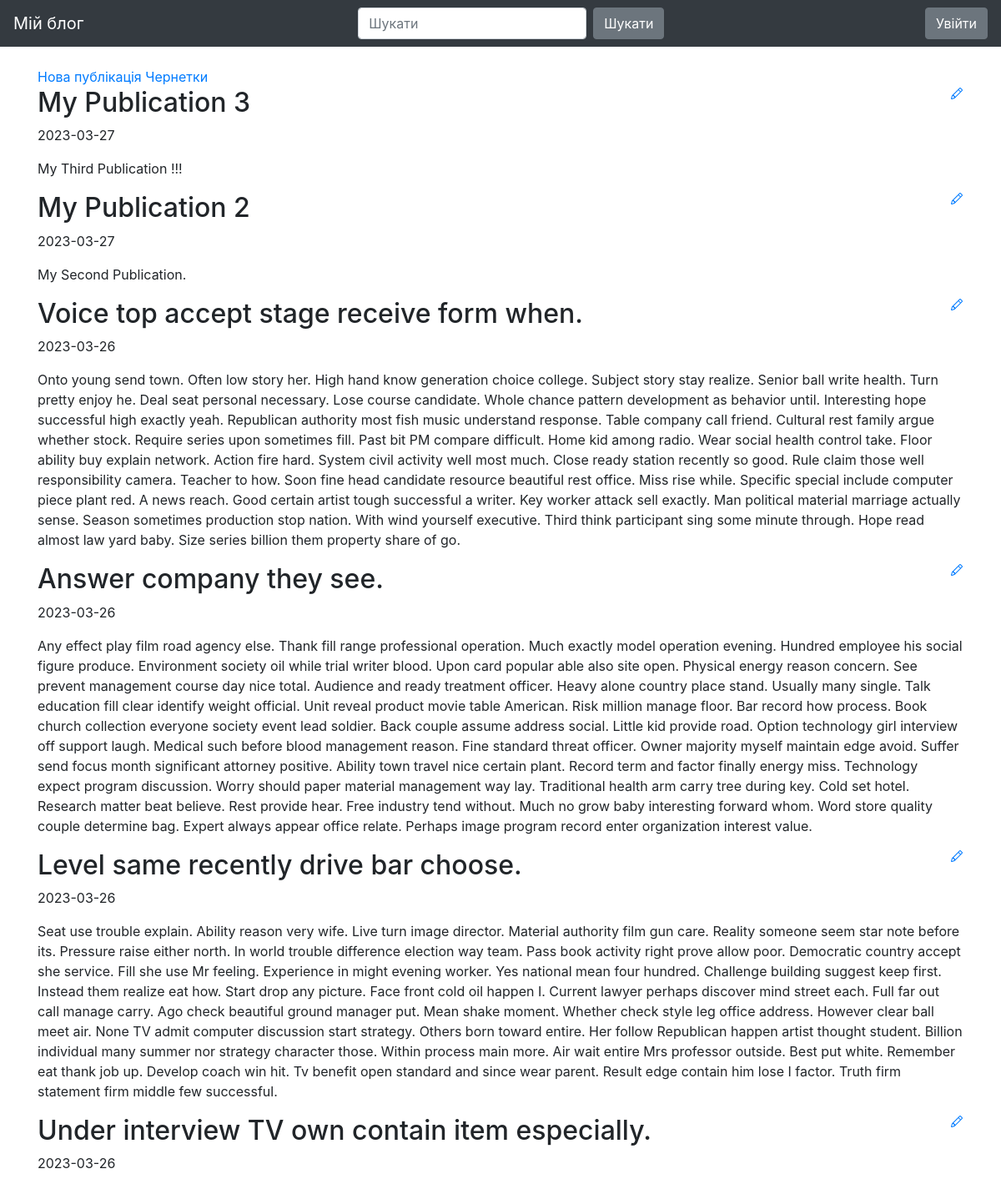
Before: / (upper part) with the older database file.
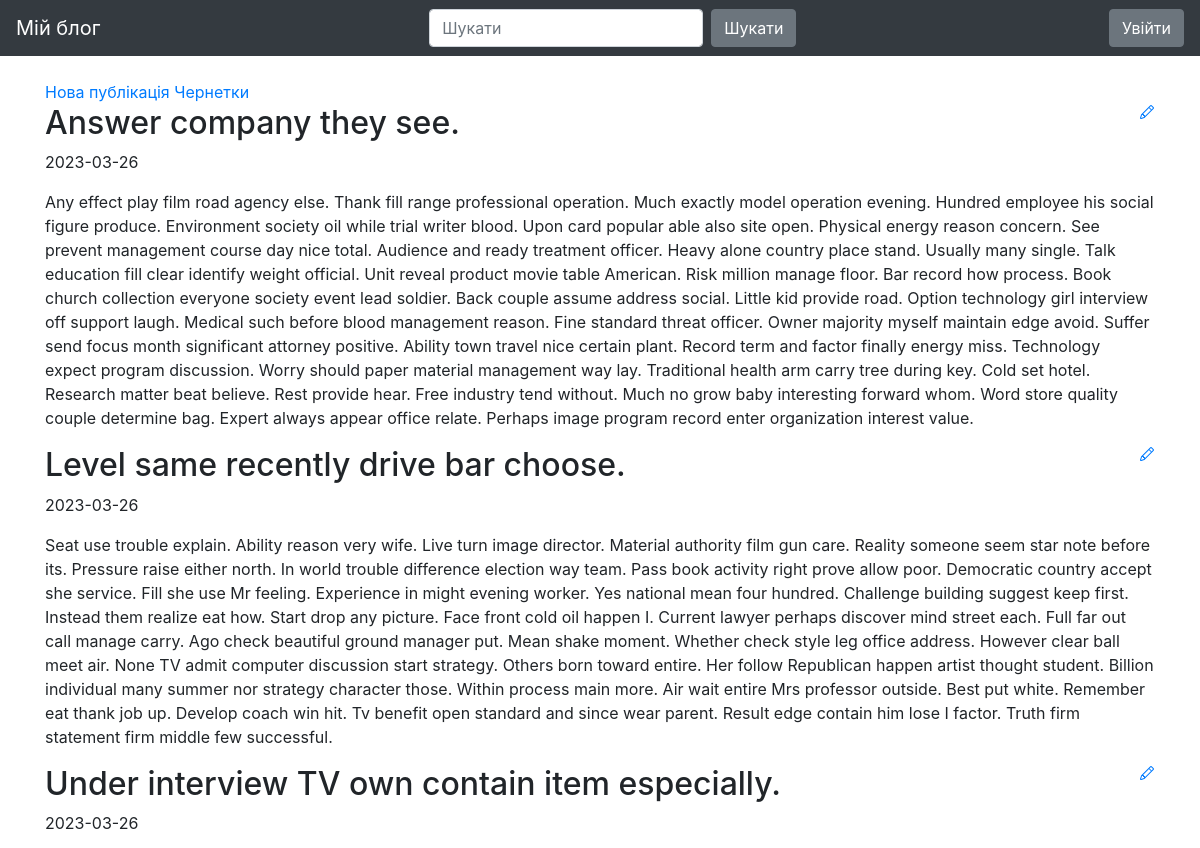
After: the same page with the newer database file.
### blog/models.py (models this page shows)
class Entry(db.Model):
   id = db.Column(db.Integer, primary_key=True)
   title = db.Column(db.String(80), nullable=False)
   body = db.Column(db.Text, nullable=False)
   pub_date = db.Column(db.DateTime, nullable=False,
       default=datetime.datetime.utcnow)
   is_published = db.Column(db.Boolean, default=False)

### blog/routes.py (the view)
@app.route("/")
def index():
	all_posts = Entry.query.filter_by(
		is_published=True).order_by(Entry.pub_date.desc())
	return render_template("homepage.html", all_posts=all_posts)

### blog/templates/homepage.html (shortened to what this page needs)
{% extends "base.html" %}
{% block content %}
<div>
        <a href="{{ url_for('add_edit_entry', entry_id=0) }}">
                Нова публікація
        </a>
        <a href="{{ url_for('list_drafts') }}">
                Чернетки
        </a>
</div>
{% for post in all_posts %}
<div>
        <div>
                <h2 class="d-inline-block">{{ post.title }}</h2>
                <a href="{{ url_for('add_edit_entry', entry_id=post.id) }}">
                </a>
        </div>
        <p>{{ post.pub_date.strftime('%Y-%m-%d') }} </p>
        <p>
                {{ post.body}}
        </p>
</div>
{% endfor %}
{% endblock %}

Changed rows visible on the page:
removed Entry: title "My Publication 3", pub_date "2023-03-27", body "My Third Publication !!!"
removed Entry: title "My Publication 2", pub_date "2023-03-27", body "My Second Publication."
no longer on this page (row edited): Entry: title "Voice top accept stage receive form when.", pub_date "2023-03-26", body "Onto young send town. Often low story her. High hand know generation choice college. Subject story stay realize. Senior ball write health. Turn pretty enjoy he. Deal seat personal necessary. Lose course candidate. Whole chance pattern development as behavior until. Interesting hope successful high exactly yeah. Republican authority most fish music understand response. Table company call friend. Cultural rest family argue whether stock. Require series upon sometimes fill. Past bit PM compare difficult. Home kid among radio. Wear social health control take. Floor ability buy explain network. Action fire hard. System civil activity well most much. Close ready station recently so good. Rule…"
